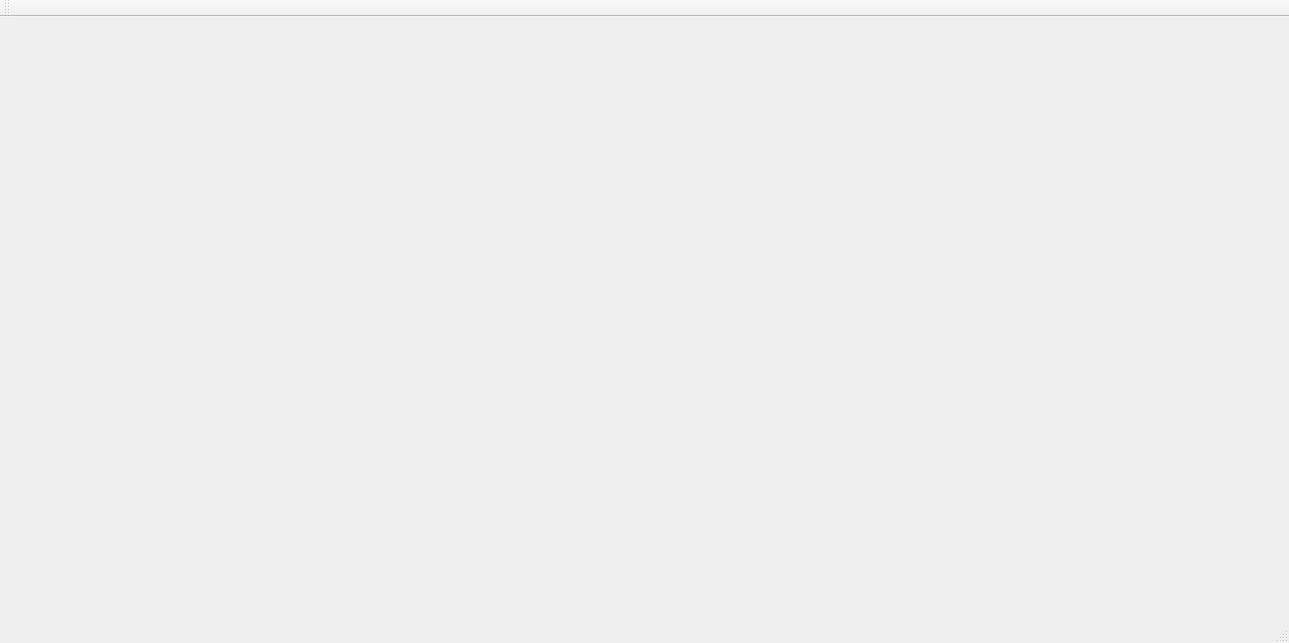
<?xml version="1.0" encoding="UTF-8"?>
<ui version="4.0">
 <class>MainWindow</class>
 <widget class="QMainWindow" name="MainWindow">
  <property name="geometry">
   <rect>
    <x>0</x>
    <y>0</y>
    <width>1289</width>
    <height>643</height>
   </rect>
  </property>
  <property name="windowTitle">
   <string>MainWindow</string>
  </property>
  <widget class="QWidget" name="centralWidget"/>
  <widget class="QMenuBar" name="menuBar">
   <property name="geometry">
    <rect>
     <x>0</x>
     <y>0</y>
     <width>1289</width>
     <height>26</height>
    </rect>
   </property>
  </widget>
  <widget class="QToolBar" name="mainToolBar">
   <attribute name="toolBarArea">
    <enum>TopToolBarArea</enum>
   </attribute>
   <attribute name="toolBarBreak">
    <bool>false</bool>
   </attribute>
  </widget>
  <widget class="QStatusBar" name="statusBar"/>
 </widget>
 <layoutdefault spacing="6" margin="11"/>
 <resources/>
 <connections/>
</ui>
